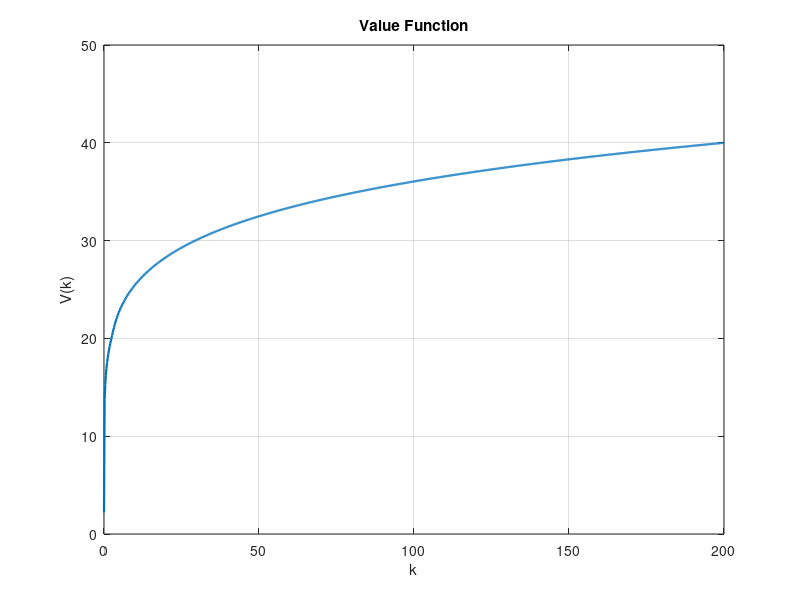
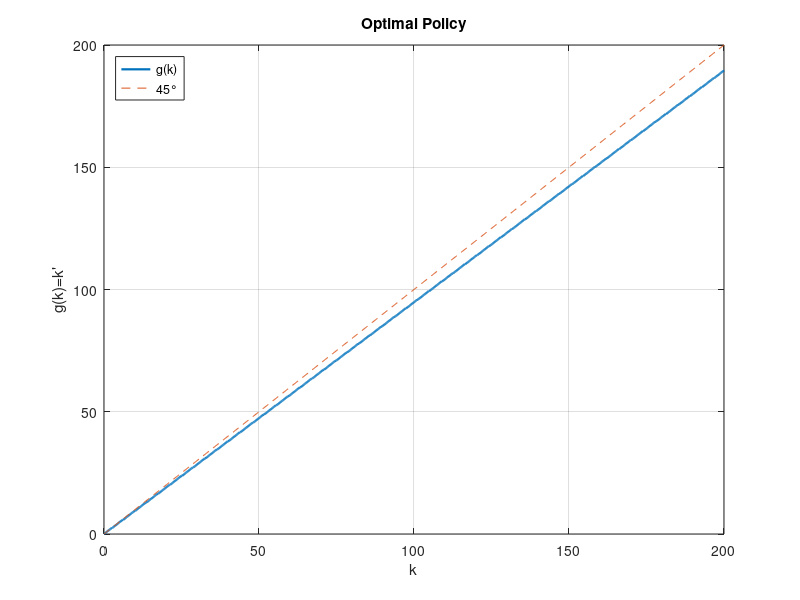
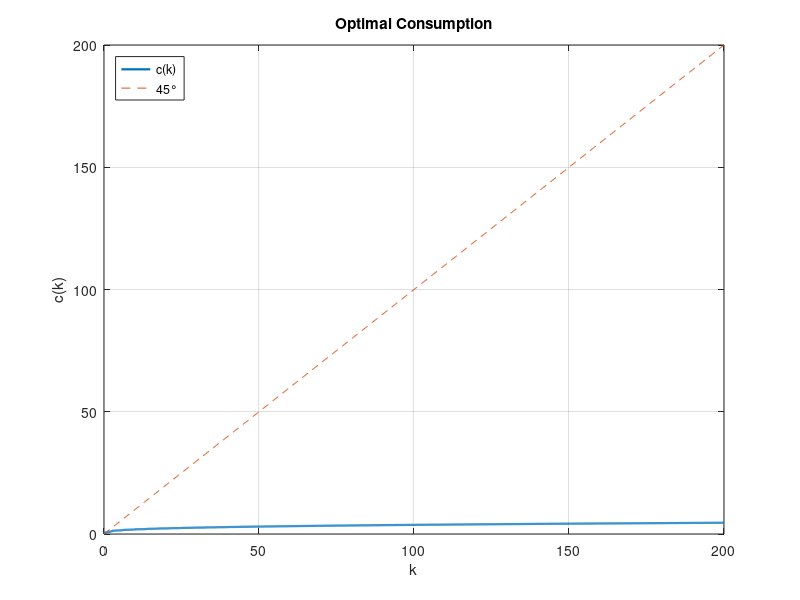
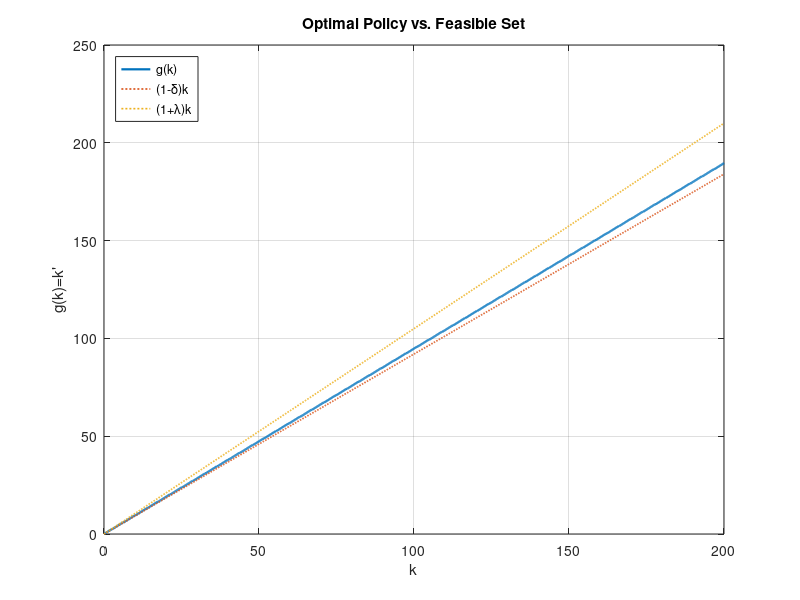

Write the MATLAB code that produced these figures, in order. (Note: this script raises an error after producing the figures.)
% human_capital_vfi.m
% Growth with Human Capital Accumulation (slides)
% u(c) = c^sigma / sigma,  f(L) = L^alpha
% FE: v(k) = max_{y in Γ(k)} { u( f( k * phi(y/k) ) ) + beta * v(y) }
% Γ(k) = [ (1-delta)k , (1+lambda)k ]

clear; clc;

%% ===== Parâmetros =====
alpha = 0.30;          % produção f(L) = L^alpha
sigma = 0.50;          % u(c) = c^sigma / sigma   (0<sigma<1)
beta  = 0.9;
delta = 0.08;          % depreciação
lambda = 0.05;         % limite de crescimento

p = 3; rL = 1 - delta; rU = 1 + lambda;
phi = @(r) max(1e-12, (rU.^p - r.^p) ./ (rU.^p - rL.^p));


%% ===== Grade de k =====
Ng = 1001;                                  % # pontos da grade de estado
kmin = 1e-6;                               % evitar zero estrito
kmax = 200;                                 % limite superior numérico
k    = linspace(kmin, kmax, Ng);           % 1xNg
N    = Ng;

%% ===== Matriz de payoff F(k_i, k'_j) com Γ(k) = [(1-δ)k, (1+λ)k] =====
F = -inf(N,N);
for i = 1:N
    ki   = k(i);
    ymin = (1 - delta) * ki;
    ymax = (1 + lambda) * ki;

    % projeta os limites contínuos para índices da grade
    jmin = find(k >= ymin, 1, 'first');   if isempty(jmin), jmin = N; end
    jmax = find(k <= ymax, 1, 'last');    if isempty(jmax), jmax = 1; end
    if jmin > jmax
        % se o intervalo é mais estreito que o passo, pega o ponto mais próximo
        [~, jstar] = min(abs(k - 0.5*(ymin + ymax)));
        jmin = jstar; jmax = jstar;
    end

    for j = jmin:jmax
        yj = k(j);
        r  = yj / ki;                 % razão y/k
        L  = ki * phi(r);             % trabalho efetivo
        c  = L^alpha;                 % toda produção é consumo

        if c <= 0 || ~isfinite(c)
            F(i,j) = -Inf;
        else
            if abs(sigma) < 1e-12
                F(i,j) = log(c);
            else
                F(i,j) = (c^sigma)/sigma;
            end
        end
    end
end


%% ===== Iteração do valor (parada por tolerância) =====
v0    = zeros(N,1);
tol   = 1e-10;
maxit = 5e4;
dist  = inf; it = 0;

while dist > tol && it < maxit
    Tv = F + beta .* v0';                    % Bellman
    [v1, pol] = max(Tv, [], 2);              % valor e argmax
    dist = max(abs(v1 - v0));
    v0   = v1;
    it   = it + 1;
end
fprintf('Convergiu em %d iterações; dist = %.3e\n', it, dist);

%% ===== Política ótima, consumo e gráficos =====
g = k(pol)';                                 % g(k)=k'
% Consumo (= produção): c(k) = [k * phi(g(k)/k)]^alpha
c = ( k'.*phi(g./k') ).^alpha;

% V(k)
figure; plot(k, v1, 'LineWidth',1.6); grid on;
title('Value Function'); xlabel('k'); ylabel('V(k)');

% g(k) com 45°
figure; plot(k, g, 'LineWidth',1.6); hold on; plot(k, k, '--');
grid on; title('Optimal Policy'); xlabel('k'); ylabel("g(k)=k'");
legend('g(k)','45°','Location','NorthWest');

% c(k) com 45°
figure; plot(k, c, 'LineWidth',1.6); hold on; plot(k, k, '--');
grid on; title('Optimal Consumption'); xlabel('k'); ylabel('c(k)');
legend('c(k)','45°','Location','NorthWest');

% --- Optimal policy com banda viável ---
figure;
plot(k, g, 'LineWidth',1.6); hold on;
plot(k, (1-delta)*k, ':', 'LineWidth',1.2);
plot(k, (1+lambda)*k, ':', 'LineWidth',1.2);
grid on;
title('Optimal Policy vs. Feasible Set');
xlabel('k'); ylabel("g(k)=k'");
legend('g(k)','(1-\delta)k','(1+\lambda)k','Location','NorthWest');

% --- Ratio r*(k) ---
rstar = g ./ k';
figure;
plot(k, rstar, 'LineWidth',1.6); hold on;
yline(1-delta, ':'); yline(1+lambda, ':');
grid on; title('r^*(k) = g(k)/k');
xlabel('k'); ylabel('r^*(k)');
legend('r^*(k)','1-\delta','1+\lambda','Location','SouthEast');

% diagnóstico “canto”
share_upper = mean(abs(g - (1+lambda)*k') < 1e-8);
share_lower = mean(abs(g - (1-delta)*k') < 1e-8);
fprintf('Pct no limite superior: %.1f%% | inferior: %.1f%%\n', ...
        100*share_upper, 100*share_lower);

% -------------------------------------------------------------------------
% INTERPRETAÇÃO DOS GRÁFICOS (r*(k) e Política vs. Conjunto Viável)
%
% 1) Gráfico r*(k) = g(k)/k
%    - A curva azul mostra o ratio ótimo r*(k) = k' / k escolhido pelo VFI.
%    - Os "degraus" (pequenas quebras) vêm da discretização: g(k) é escolhido
%      entre pontos de grade para k'. Quando o índice ótimo j muda de um
%      ponto para outro, r*(k)=k'(k)/k sofre saltos discretos.
%
% 2) Gráfico "Optimal Policy vs. Feasible Set"
%    - Azul: g(k) = k' ótimo. Pontilhado vermelho: (1-delta)k (limite inferior).
%      Pontilhado amarelo: (1+lambda)k (limite superior do conjunto viável).
%    - Observação: g(k) fica quase colado em (1+lambda)k, confirmando que a
%      solução ótima está próxima do limite superior da banda viável para
%      a maior parte da grade (coerente com o r*(k) acima).
%    - A comparação correta para esta política é com as linhas da banda
%      viável, não com a linha de 45°. A 45° não é a restrição relevante
%      aqui: o modelo impõe k' ∈ [(1-delta)k, (1+lambda)k].
